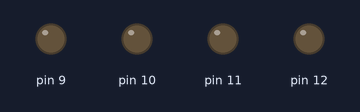
The sketch below on a simulated Arduino Uno, built with avr-gcc and run on an emulated ATmega328P. On the bench: output pins drawn as LEDs (lit = HIGH). Random numbers use the default seed unless the sketch sets one.

Above: at 0.1 s.
At 1.6 s:
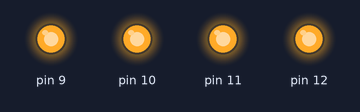
At 9.9 s:
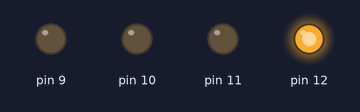
At 19.7 s:
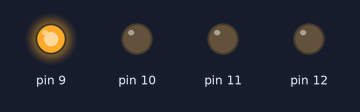
At 40.0 s:
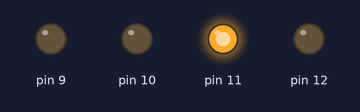
Timing chart, 0 to 40.0 s (numbered marks = the images above):
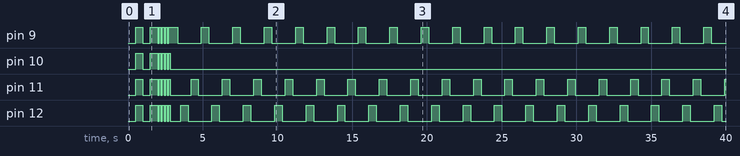

The sketch:

miniArduinoJam.ino
```cpp
#include "intro.h"
#include "stage.h"

#define GAME_STATE_INIT      0
#define GAME_STATE_PLAYING   1
#define GAME_STATE_GAMEOVER  3

#define led_red_pin = 9;
#define led_green_pin = 10;
#define led_yellow_pin = 11;
#define led_white_pin = 12;

#define button_red_pin = 2;
#define button_green_pin = 3;
#define button_yellow_pin = 4;
#define button_white_pin = 5;

unsigned int game_state = GAME_STATE_INIT;
byte intro_sequence;
byte SimonSays[16];
byte level;

void setup() {
  // put your setup code here, to run once:

  for (int i = 2; i < 6; i++) {
    pinMode(i, INPUT);
  }
  for (int i = 9; i < 13; i++) {
    pinMode(i, OUTPUT);
  }
  randomSeed(analogRead(0));
}

void loop() {
  // put your main code here, to run repeatedly:
 switch (game_state) {
   case GAME_STATE_INIT:
   {
     intro();
     if (intro_sequence > 11) {
       for (byte i = 0; i < 16; i++){
         SimonSays[i] = random(0,4);
       }
       level = 3;
       game_state = GAME_STATE_PLAYING;
     }
     break;
   }
   case GAME_STATE_PLAYING:
   {
     stageUpdate();
     break;
   }
 }

}
```

intro.cpp
```cpp
#include <avr/pgmspace.h>
#include <arduino.h>

extern byte intro_sequence;

int ledState = LOW;
long previousMillis = 0;
long interval = 500;


void intro() {

  unsigned long currentMillis = millis();

  if(currentMillis - previousMillis > interval) {
    // save the last time you blinked the LED
    previousMillis = currentMillis;

    // if the LED is off turn it on and vice-versa:
    if (ledState == LOW)
      ledState = HIGH;
    else
      ledState = LOW;

    // set the LED with the ledState of the variable:
    for (int i = 9; i < 13; i++) {
      digitalWrite(i, ledState);
    }
    intro_sequence++;
    if  (intro_sequence == 4) {
      interval = 100;
    }
  }
}
```

intro.h
```cpp
void intro();
```

stage.cpp
```cpp
#include <arduino.h>
#include "stage.h"

int ledStatetwo = LOW;
long previousMillistwo = 0;
long intervaltwo = 500;

extern byte sequence;
extern byte SimonSays[];
extern byte level;

void stageUpdate() {
  ShowLedSequence();
  GetButtonPress();
  CompareOk();
}

void ShowLedSequence() {
  for (int i = 0; i < level; i++) {
    digitalWrite(9 + SimonSays[0+i], HIGH);
    delay(500);
    digitalWrite(9 + SimonSays[0+i], LOW);
    delay(200);
  }
}

void GetButtonPress(){

}

boolean CompareOk(){
  bool state = true;

  return state;
}
```

stage.h
```cpp
void stageUpdate();
void ShowLedSequence();
void GetButtonPress();
boolean CompareOk();
```

Measured:
- by itself, pin 9: LOW → HIGH at 0.50 s, → LOW 0.50 s later, → HIGH 0.50 s later, → LOW 0.50 s later, … (46 changes in this stretch)
- by itself, pin 10: goes HIGH 0.50 s, LOW 0.50 s, HIGH 0.50 s, 4 × (LOW 0.10 s, HIGH 0.10 s), then LOW
- by itself, pin 11: goes HIGH 0.50 s, LOW 0.50 s, HIGH 0.50 s, 4 × (LOW 0.10 s, HIGH 0.10 s), LOW 1.4 s, 17 × (HIGH 0.50 s, LOW 1.6 s), then HIGH
- by itself, pin 12: LOW → HIGH at 0.50 s, → LOW 0.50 s later, → HIGH 0.50 s later, → LOW 0.50 s later, … (48 changes in this stretch)
